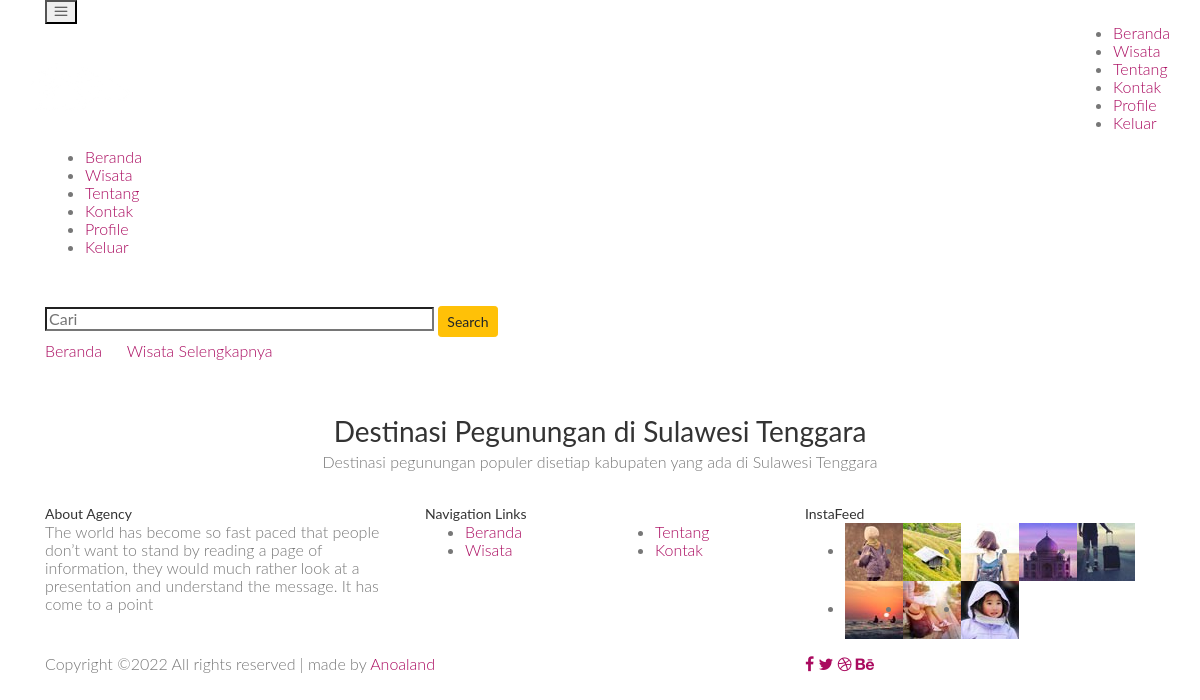
The app's page /pegunungan.php (signed in), older data.
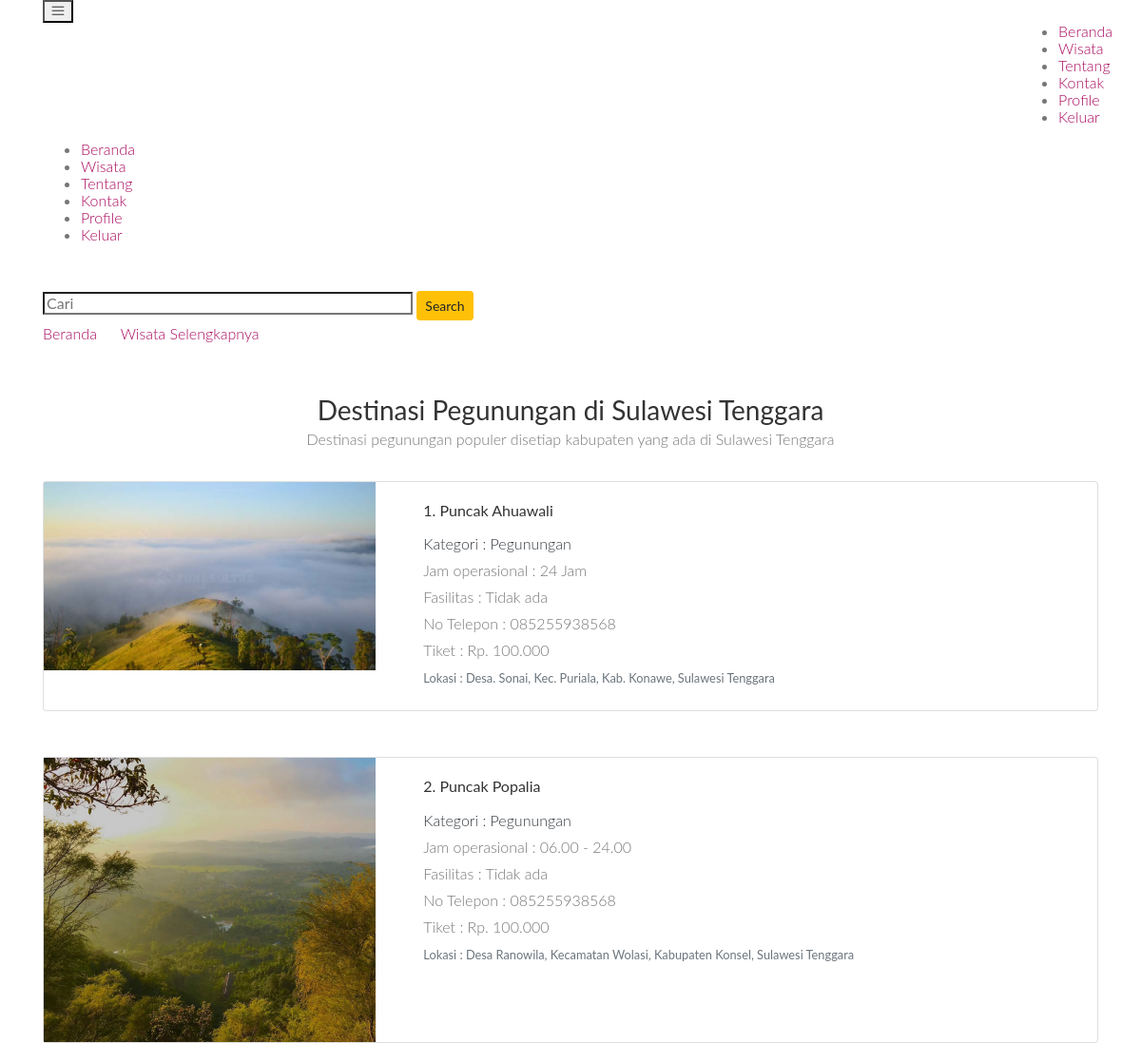
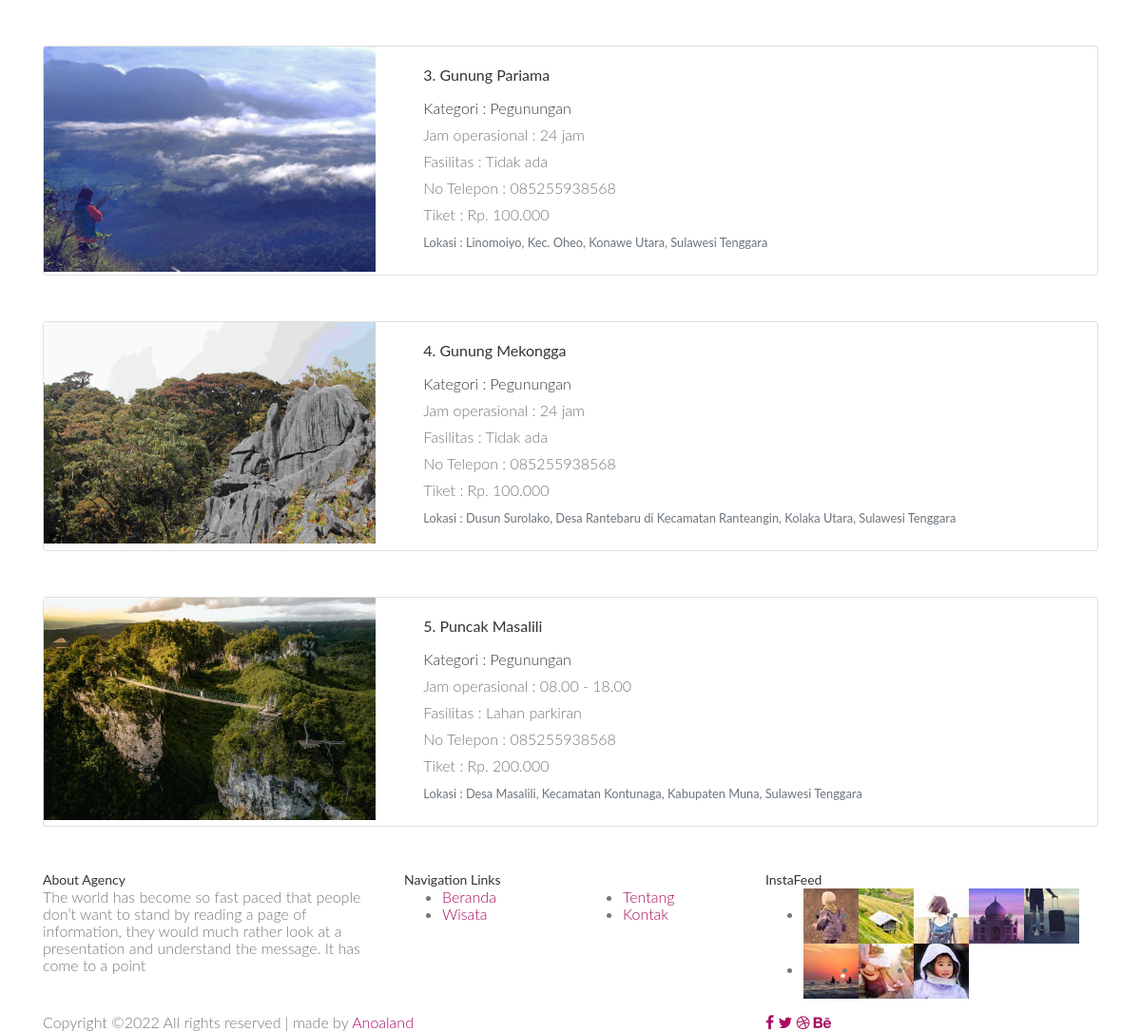
The same page, newer data (2 pictures, top to bottom).
### tables this page shows
CREATE TABLE `wisata` (
  `id` int(11) NOT NULL,
  `nama` varchar(50) NOT NULL,
  `gambar` varchar(100) NOT NULL,
  `deskripsi` varchar(100) NOT NULL,
  `lokasi` varchar(100) NOT NULL,
  `tiket` varchar(100) NOT NULL,
  `tour_guide` varchar(100) NOT NULL,
  `no_telepon` varchar(50) NOT NULL,
  `fasilitas` varchar(100) NOT NULL,
  `makanan` varchar(100) NOT NULL,
  `kategori` varchar(100) NOT NULL,
  `waktu_operasional` varchar(100) NOT NULL
);

### functions.php (called while the page is built, shortened)
<?php
$koneksi = mysqli_connect("localhost", "root", "", "db_websitewisata");
function query($query)
{
    global $koneksi;
    $result = mysqli_query($koneksi, $query);
    $rows = [];
    while ($row = mysqli_fetch_assoc($result)) {
        $rows[] = $row;
    }
    return $rows;
}

### pegunungan.php (the view, shortened to what the changed rows need)
<?php
require 'functions.php';
$datas = query("SELECT * FROM wisata WHERE kategori LIKE '%pegunungan%'");
?>
<!DOCTYPE html>
<html lang="zxx" class="no-js">
<head>
    <link rel="stylesheet" href="css/linearicons.css">
    <link rel="stylesheet" href="css/font-awesome.min.css">
    <link rel="stylesheet" href="css/bootstrap.css">
    <link rel="stylesheet" href="css/magnific-popup.css">
    <link rel="stylesheet" href="css/jquery-ui.css">
    <link rel="stylesheet" href="css/nice-select.css">
    <link rel="stylesheet" href="css/animate.min.css">
    <link rel="stylesheet" href="css/owl.carousel.css">
    <link rel="stylesheet" href="css/main.css">
    <link rel="stylesheet" href="css/arrow.css">
</head>
<body>
    <section class="about-banner relative">
        <div class="container">
            <div class="row d-flex align-items-center justify-content-center">
                <div class="about-content col-lg-12">
                    <h1 class="text-white">
                    </h1>
                </div>
            </div>
        </div>
    </section>
    <section class="destinations-area section-gap">
        <div class="container">
            <div class="row d-flex justify-content-center">
                <div class="menu-content pb-40 col-lg-8">
                    <div class="title text-center">
                        <h1 class="mb-10">Destinasi Pegunungan di Sulawesi Tenggara</h1>
                    </div>
                </div>
            </div>
            <?php
            $no = 1;
            foreach ($datas as $data) :
            ?>
                <div class="card mb-5">
                    <div class="row g-0">
                        <div class="col-md-4">
                            <img src="img/newpict/<?= $data['gambar']; ?>" class="img-fluid rounded-start" alt="...">
                        </div>
                        <div class="col-md-8">
                            <div class="card-body">
                                <h5 class="card-title justify-content-space-between"><?= $no; ?>. <?= $data['nama']; ?></h5>
                                <p class="card-text text-dark">Kategori : <?= $data['kategori']; ?></p>
                                <p class="card-text">Jam operasional : <?= $data['waktu_operasional']; ?></p>
                                <p class="card-text">Fasilitas : <?= $data['fasilitas']; ?></p>
                                <p class="card-text">No Telepon : <?= $data['no_telepon']; ?></p>
                                <p class="card-text">Tiket : <?= $data['tiket']; ?></p>
                                <p class="card-text text-start"><small class="text-muted fs-2">Lokasi : <?= $data['lokasi']; ?></small></p>
                            </div>
                        </div>
                    </div>
                </div>
            <?php
                $no++;
            endforeach;
            ?>
        </div>
    </section>
</body>
</html>

Row changes from the older to the newer data that the page shows:
added wisata: gambar (picture), nama "Puncak Ahuawali", kategori "Pegunungan", waktu_operasional "24 Jam", fasilitas "Tidak ada", no_telepon "085255938568", tiket "Rp. 100.000", lokasi "Desa. Sonai, Kec. Puriala, Kab. Konawe, Sulawesi Tenggara"
added wisata: gambar (picture), nama "Puncak Popalia", kategori "Pegunungan", waktu_operasional "06.00 - 24.00", fasilitas "Tidak ada", no_telepon "085255938568", tiket "Rp. 100.000", lokasi "Desa Ranowila, Kecamatan Wolasi, Kabupaten Konsel, Sulawesi Tenggara"
added wisata: gambar (picture), nama "Gunung Pariama", kategori "Pegunungan", waktu_operasional "24 jam", fasilitas "Tidak ada", no_telepon "085255938568", tiket "Rp. 100.000", lokasi "Linomoiyo, Kec. Oheo, Konawe Utara, Sulawesi Tenggara"
added wisata: gambar (picture), nama "Gunung Mekongga", kategori "Pegunungan", waktu_operasional "24 jam", fasilitas "Tidak ada", no_telepon "085255938568", tiket "Rp. 100.000", lokasi "Dusun Surolako, Desa Rantebaru di Kecamatan Ranteangin, Kolaka Utara, Sulawesi Tenggara"
added wisata: gambar (picture), nama "Puncak Masalili", kategori "Pegunungan", waktu_operasional "08.00 - 18.00", fasilitas "Lahan parkiran", no_telepon "085255938568", tiket "Rp. 200.000", lokasi "Desa Masalili, Kecamatan Kontunaga, Kabupaten Muna, Sulawesi Tenggara"
